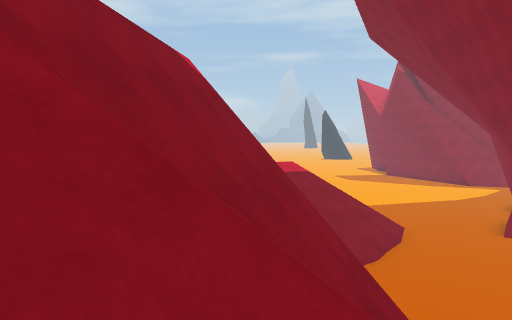
[1] (above)

24 first-person views from a walk through a 3-D level made in the Unity game engine. The camera is 1.5 m above the floor, tilts 4° down and sees 70° across. The floor is counted in squares, 1.8 m on a side. Each view is taken from the middle of a square. On the plan, view 1 faces up. The plan holds only what a view shows up to about 12 squares ahead; the rest is blank. The place goes on beyond the plan. The player is left out. Some animated figures are not drawn.

[2]
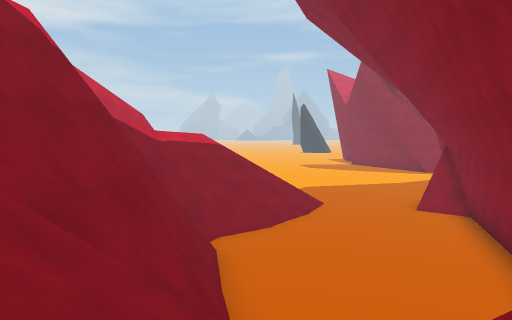

[3]
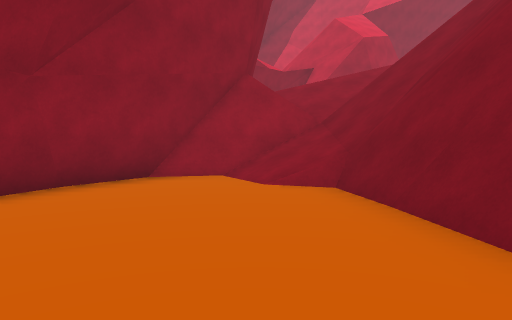

[4]
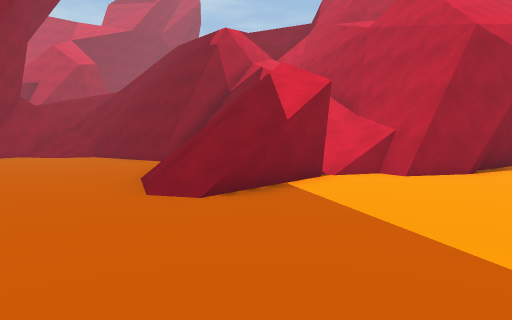

[5]
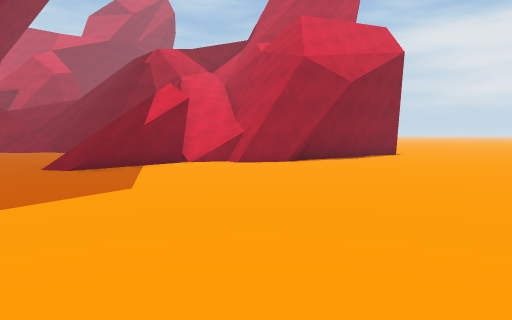

[6]
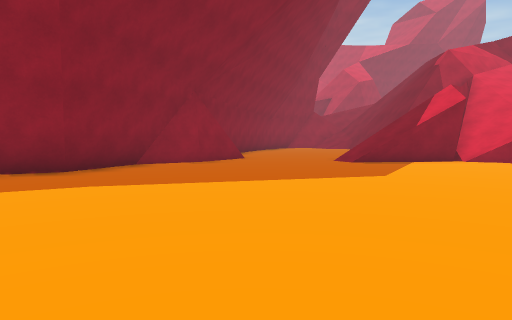

[7]
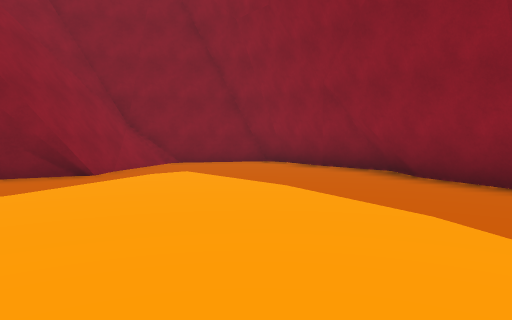

[8]
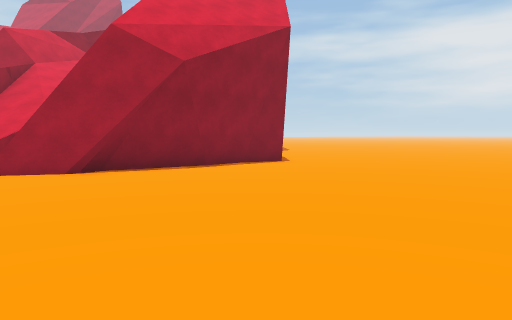

[9]
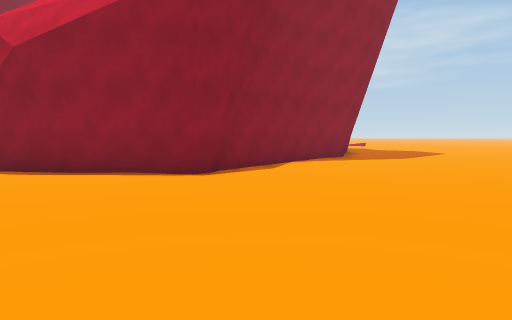

[10]
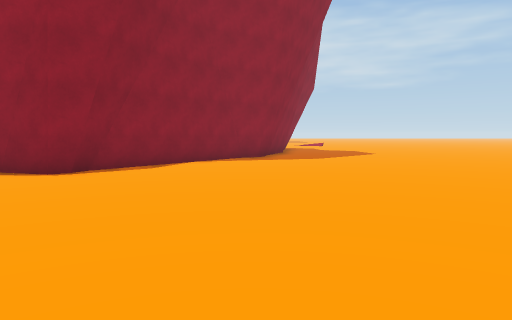

[11]
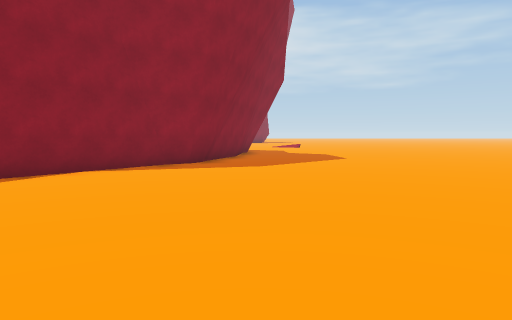

[12]
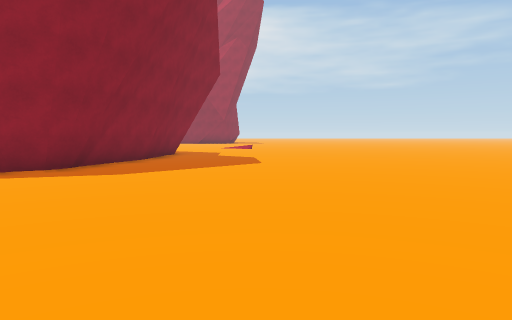

[13]
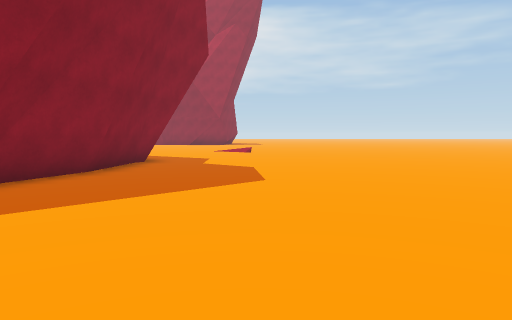

[14]
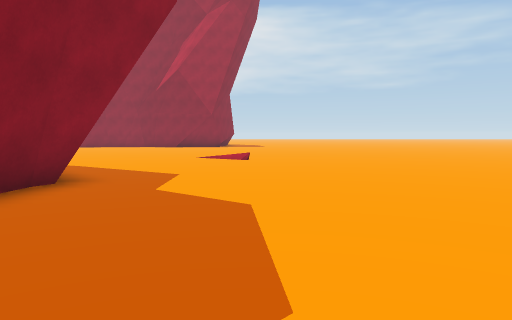

[15]
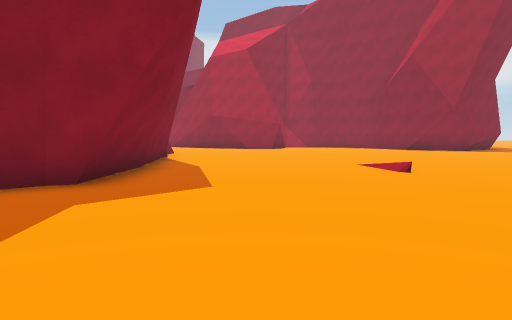

[16]
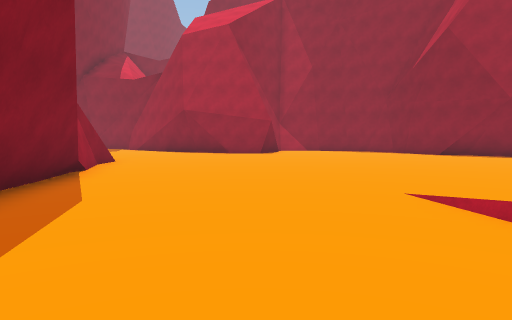

[17]
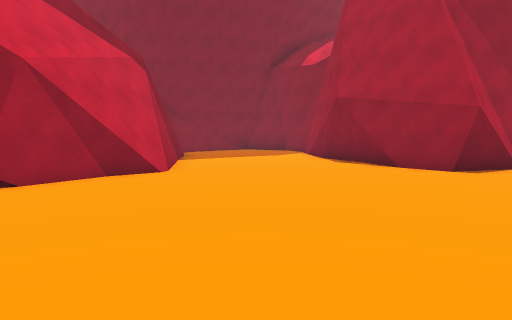

[18]
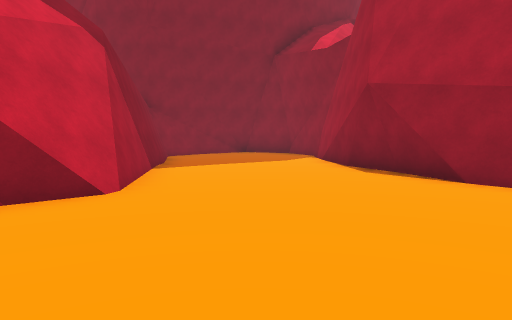

[19]
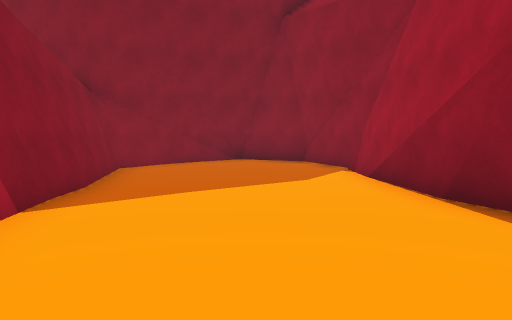

[20]
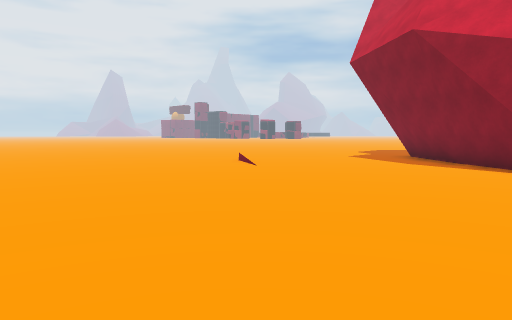

[21]
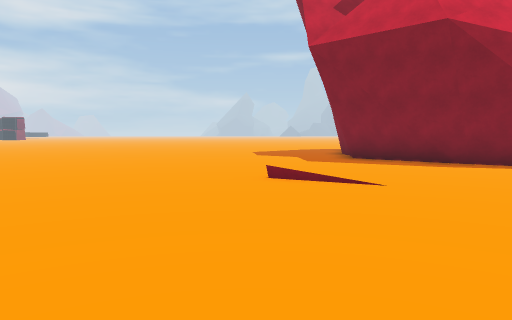

[22]
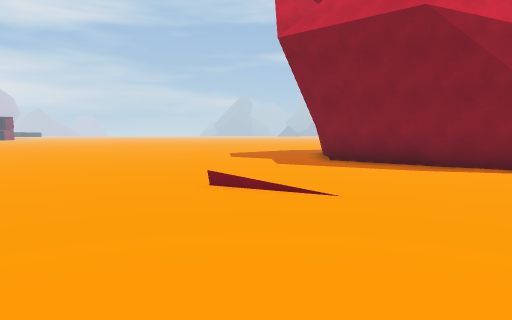

[23]
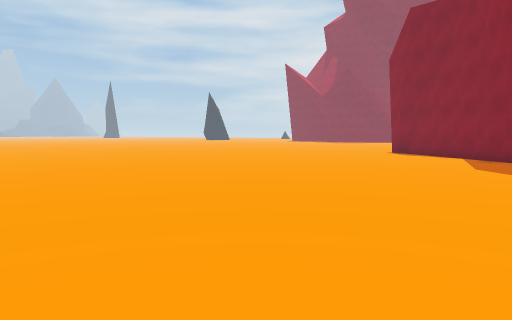

[24]
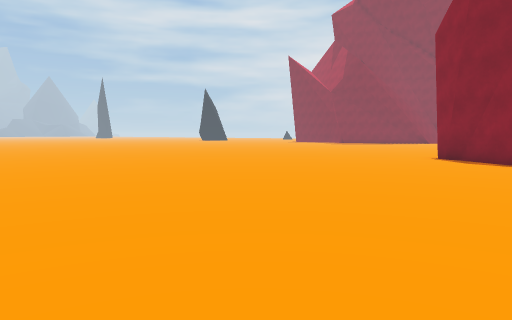

### Floor plan
Key: @ floor where view 1 was taken; # wall or solid block; x gap in a wall; . main floor; : floor 1.5 m higher than the main floor; + floor 2.25 m higher than the main floor; * floor 3 m higher than the main floor; % floor 3.5 m higher than the main floor; & floor 3.75 m higher than the main floor; / step, stairs or slope; = window, fence, low wall or low ledge; ^ raised ledge; v drop or lower ground.
Columns run from 23 left of view 1 to 18 right of it. Each row starts with its distance up from view 1.
 25      ...                       .   ..#####
 24      ....   .  .      .. .        ....///#
 23      .....       ........   .............#
 22   .......................................#
 21   .......................................#
 20   ......................................##
 19   .....................................##
 18   ..................................####
 17  ..................................##
 16  ...............#######............#
 15  ...............#     ##..........##
 14  ..............##     ##xvv#/....##
 13  .............##     ##://///...##
 12 .............##     ##*+v////...##
 11 ............##       &%v////.....#
 10  ...........#         =v///.....##
  9 ...........##           #=......#
  8 ...........#            ##......#
  7 ...........#             #.....##
  6  ..........#         ##  #.....#
  5 ...........#         =^###.....#
  4 ..........##         #^^=#=/..##
  3 ...........##        ===////.##
  2 ............##       =/////###
  1 .............##       /////##
  0 ..............##       @///##
 -1 ...............###    ///vv##
 -2 .................##########.##
 -3    ...............##.........##
 -4    ...........................#
 -5     ..........................#
 -6    ..........................##
 -7    .....................###.##
 -8    .................##### ###
 -9        ............##
-10          ...... ..##

Where each view was taken, in squares from view 1:
view 1: 0 up, 0 right, facing up
view 2: 0 up, 3 right, facing up
view 3: 10 up, 4 right, facing down
view 4: 18 up, 8 right, facing down-left
view 5: 23 up, 8 right, facing down-left
view 6: 25 up, 8 right, facing down
view 7: 21 up, 7 right, facing right
view 8: 24 up, 2 right, facing down-left
view 9: 24 up, 8 left, facing down
view 10: 24 up, 11 left, facing down
view 11: 21 up, 13 left, facing down
view 12: 19 up, 16 left, facing down
view 13: 15 up, 16 left, facing down
view 14: 10 up, 16 left, facing down
view 15: 6 up, 19 left, facing down-right
view 16: 2 up, 16 left, facing down-right
view 17: 5 down, 13 left, facing right
view 18: 5 down, 10 left, facing right
view 19: 5 down, 5 left, facing right
view 20: 10 down, 7 left, facing up-left
view 21: 9 down, 16 left, facing up
view 22: 8 down, 15 left, facing up
view 23: 9 up, 23 left, facing up-right
view 24: 12 up, 20 left, facing up-right
